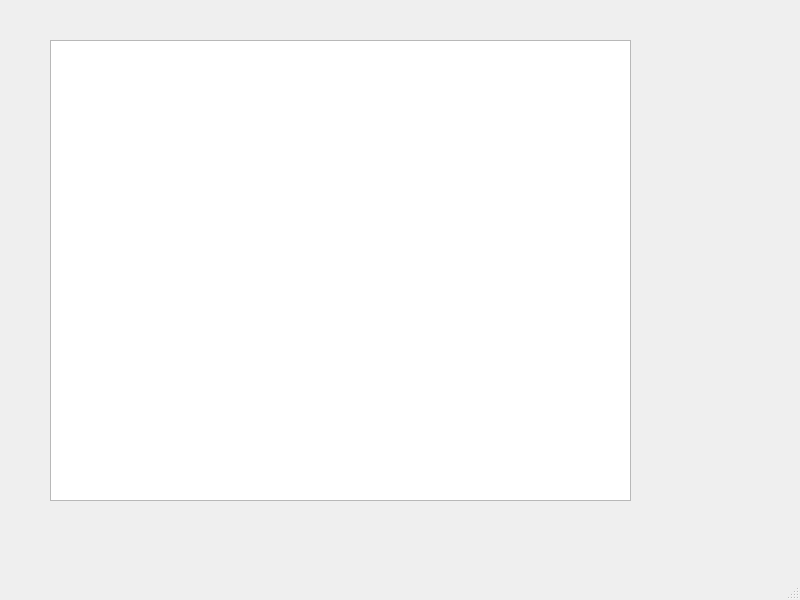
<?xml version="1.0" encoding="UTF-8"?>
<ui version="4.0">
 <class>MainWindow</class>
 <widget class="QMainWindow" name="MainWindow">
  <property name="geometry">
   <rect>
    <x>0</x>
    <y>0</y>
    <width>800</width>
    <height>600</height>
   </rect>
  </property>
  <property name="windowTitle">
   <string>MainWindow</string>
  </property>
  <widget class="QWidget" name="centralwidget">
   <widget class="QColumnView" name="columnView">
    <property name="geometry">
     <rect>
      <x>50</x>
      <y>40</y>
      <width>581</width>
      <height>461</height>
     </rect>
    </property>
    <property name="resizeGripsVisible">
     <bool>false</bool>
    </property>
   </widget>
  </widget>
  <widget class="QMenuBar" name="menubar">
   <property name="geometry">
    <rect>
     <x>0</x>
     <y>0</y>
     <width>800</width>
     <height>21</height>
    </rect>
   </property>
  </widget>
  <widget class="QStatusBar" name="statusbar"/>
 </widget>
 <resources/>
 <connections/>
</ui>
